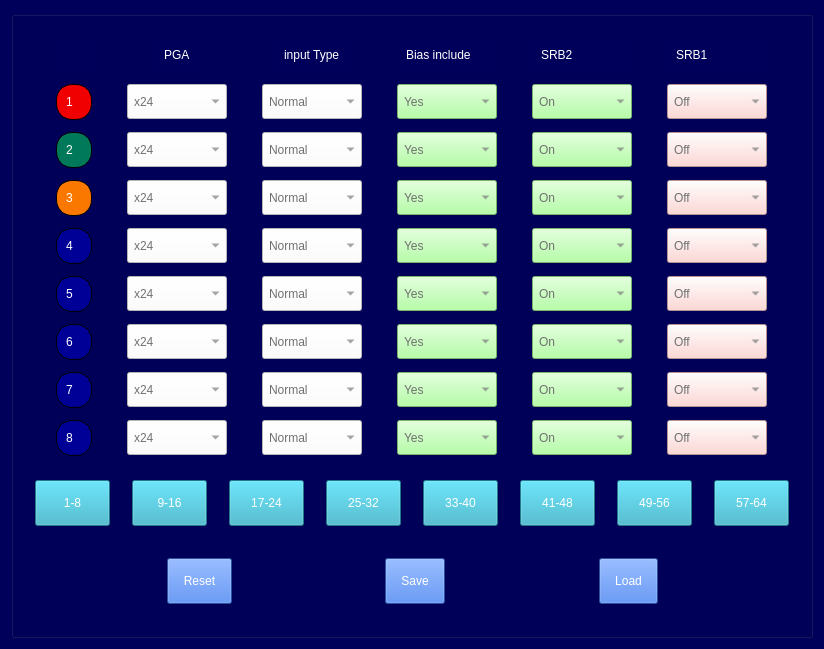
<?xml version="1.0" encoding="UTF-8"?>
<ui version="4.0">
 <class>headsetting</class>
 <widget class="QWidget" name="headsetting">
  <property name="geometry">
   <rect>
    <x>0</x>
    <y>0</y>
    <width>824</width>
    <height>649</height>
   </rect>
  </property>
  <property name="sizePolicy">
   <sizepolicy hsizetype="Fixed" vsizetype="Fixed">
    <horstretch>0</horstretch>
    <verstretch>0</verstretch>
   </sizepolicy>
  </property>
  <property name="maximumSize">
   <size>
    <width>16777215</width>
    <height>649</height>
   </size>
  </property>
  <property name="windowTitle">
   <string>Form</string>
  </property>
  <property name="styleSheet">
   <string notr="true">*{
	padding:6px;
	background-color:rgb(0,0,90);
	color:rgb(255,255,255);
}
QPushButton{
margin:8px;padding:15px;
}
QComboBox{

	color:rgb(112,112,112);
}

</string>
  </property>
  <layout class="QVBoxLayout" name="verticalLayout">
   <item>
    <widget class="QGroupBox" name="groupBox">
     <property name="sizePolicy">
      <sizepolicy hsizetype="MinimumExpanding" vsizetype="MinimumExpanding">
       <horstretch>0</horstretch>
       <verstretch>0</verstretch>
      </sizepolicy>
     </property>
     <property name="title">
      <string/>
     </property>
     <layout class="QVBoxLayout" name="verticalLayout_2">
      <item>
       <layout class="QGridLayout" name="gridLayout" rowminimumheight="35,35,35,35,35,35,35,35,35">
        <property name="verticalSpacing">
         <number>12</number>
        </property>
        <item row="1" column="5">
         <widget class="QComboBox" name="srb11">
          <property name="maximumSize">
           <size>
            <width>100</width>
            <height>35</height>
           </size>
          </property>
          <property name="styleSheet">
           <string notr="true">background-color:rgb(255, 205, 201)</string>
          </property>
          <item>
           <property name="text">
            <string>Off</string>
           </property>
          </item>
         </widget>
        </item>
        <item row="1" column="1">
         <widget class="QComboBox" name="pga1">
          <property name="sizePolicy">
           <sizepolicy hsizetype="Fixed" vsizetype="Fixed">
            <horstretch>0</horstretch>
            <verstretch>0</verstretch>
           </sizepolicy>
          </property>
          <property name="minimumSize">
           <size>
            <width>100</width>
            <height>35</height>
           </size>
          </property>
          <property name="styleSheet">
           <string notr="true">background-color: rgb(255, 255, 255);</string>
          </property>
          <item>
           <property name="text">
            <string>x24</string>
           </property>
          </item>
         </widget>
        </item>
        <item row="1" column="2">
         <widget class="QComboBox" name="input1">
          <property name="minimumSize">
           <size>
            <width>100</width>
            <height>35</height>
           </size>
          </property>
          <property name="maximumSize">
           <size>
            <width>100</width>
            <height>35</height>
           </size>
          </property>
          <property name="styleSheet">
           <string notr="true">background-color: rgb(255, 255, 255);</string>
          </property>
          <item>
           <property name="text">
            <string>Normal</string>
           </property>
          </item>
         </widget>
        </item>
        <item row="2" column="3">
         <widget class="QComboBox" name="bias2">
          <property name="maximumSize">
           <size>
            <width>100</width>
            <height>35</height>
           </size>
          </property>
          <property name="styleSheet">
           <string notr="true">background-color:rgb(159, 255, 142);</string>
          </property>
          <item>
           <property name="text">
            <string>Yes</string>
           </property>
          </item>
         </widget>
        </item>
        <item row="1" column="3">
         <widget class="QComboBox" name="bias1">
          <property name="maximumSize">
           <size>
            <width>100</width>
            <height>35</height>
           </size>
          </property>
          <property name="styleSheet">
           <string notr="true">background-color:rgb(159, 255, 142);</string>
          </property>
          <item>
           <property name="text">
            <string>Yes</string>
           </property>
          </item>
         </widget>
        </item>
        <item row="7" column="0" alignment="Qt::AlignHCenter">
         <widget class="QLabel" name="l7">
          <property name="minimumSize">
           <size>
            <width>36</width>
            <height>36</height>
           </size>
          </property>
          <property name="maximumSize">
           <size>
            <width>36</width>
            <height>36</height>
           </size>
          </property>
          <property name="styleSheet">
           <string notr="true">border:1px solid;
border-radius:16px;
background-color:rgb(0,0,150);</string>
          </property>
          <property name="text">
           <string>7</string>
          </property>
         </widget>
        </item>
        <item row="2" column="4">
         <widget class="QComboBox" name="srb22">
          <property name="maximumSize">
           <size>
            <width>100</width>
            <height>35</height>
           </size>
          </property>
          <property name="styleSheet">
           <string notr="true">background-color:rgb(159, 255, 142);</string>
          </property>
          <item>
           <property name="text">
            <string>On</string>
           </property>
          </item>
         </widget>
        </item>
        <item row="5" column="0" alignment="Qt::AlignHCenter">
         <widget class="QLabel" name="l5">
          <property name="minimumSize">
           <size>
            <width>36</width>
            <height>36</height>
           </size>
          </property>
          <property name="maximumSize">
           <size>
            <width>36</width>
            <height>36</height>
           </size>
          </property>
          <property name="styleSheet">
           <string notr="true">border:1px solid;
border-radius:16px;
background-color:rgb(0,0,150);</string>
          </property>
          <property name="text">
           <string>5</string>
          </property>
         </widget>
        </item>
        <item row="2" column="0" alignment="Qt::AlignHCenter">
         <widget class="QLabel" name="l2">
          <property name="minimumSize">
           <size>
            <width>36</width>
            <height>36</height>
           </size>
          </property>
          <property name="maximumSize">
           <size>
            <width>36</width>
            <height>36</height>
           </size>
          </property>
          <property name="styleSheet">
           <string notr="true">border:1px solid;
border-radius:16px;
background-color:rgb(0,120,90);</string>
          </property>
          <property name="text">
           <string>2</string>
          </property>
         </widget>
        </item>
        <item row="0" column="1" alignment="Qt::AlignHCenter">
         <widget class="QLabel" name="label">
          <property name="text">
           <string>PGA</string>
          </property>
         </widget>
        </item>
        <item row="2" column="5">
         <widget class="QComboBox" name="srb12">
          <property name="maximumSize">
           <size>
            <width>100</width>
            <height>35</height>
           </size>
          </property>
          <property name="styleSheet">
           <string notr="true">background-color:rgb(255, 205, 201)</string>
          </property>
          <item>
           <property name="text">
            <string>Off</string>
           </property>
          </item>
         </widget>
        </item>
        <item row="1" column="0" alignment="Qt::AlignHCenter">
         <widget class="QLabel" name="l1">
          <property name="minimumSize">
           <size>
            <width>36</width>
            <height>36</height>
           </size>
          </property>
          <property name="maximumSize">
           <size>
            <width>36</width>
            <height>36</height>
           </size>
          </property>
          <property name="styleSheet">
           <string notr="true">border:1px solid;
border-radius:16px;
background-color:rgb(240,0,0);</string>
          </property>
          <property name="text">
           <string>1</string>
          </property>
         </widget>
        </item>
        <item row="0" column="2" alignment="Qt::AlignHCenter">
         <widget class="QLabel" name="label_3">
          <property name="text">
           <string>input Type</string>
          </property>
         </widget>
        </item>
        <item row="6" column="0" alignment="Qt::AlignHCenter">
         <widget class="QLabel" name="l6">
          <property name="minimumSize">
           <size>
            <width>36</width>
            <height>36</height>
           </size>
          </property>
          <property name="maximumSize">
           <size>
            <width>36</width>
            <height>36</height>
           </size>
          </property>
          <property name="styleSheet">
           <string notr="true">border:1px solid;
border-radius:16px;
background-color:rgb(0,0,150);</string>
          </property>
          <property name="text">
           <string>6</string>
          </property>
         </widget>
        </item>
        <item row="4" column="0" alignment="Qt::AlignHCenter">
         <widget class="QLabel" name="l4">
          <property name="minimumSize">
           <size>
            <width>36</width>
            <height>36</height>
           </size>
          </property>
          <property name="maximumSize">
           <size>
            <width>36</width>
            <height>36</height>
           </size>
          </property>
          <property name="styleSheet">
           <string notr="true">border:1px solid;
border-radius:16px;
background-color:rgb(0,0,150);</string>
          </property>
          <property name="text">
           <string>4</string>
          </property>
         </widget>
        </item>
        <item row="2" column="2">
         <widget class="QComboBox" name="input2">
          <property name="minimumSize">
           <size>
            <width>100</width>
            <height>35</height>
           </size>
          </property>
          <property name="maximumSize">
           <size>
            <width>100</width>
            <height>35</height>
           </size>
          </property>
          <property name="styleSheet">
           <string notr="true">background-color: rgb(255, 255, 255);</string>
          </property>
          <item>
           <property name="text">
            <string>Normal</string>
           </property>
          </item>
         </widget>
        </item>
        <item row="2" column="1">
         <widget class="QComboBox" name="pga2">
          <property name="minimumSize">
           <size>
            <width>100</width>
            <height>35</height>
           </size>
          </property>
          <property name="styleSheet">
           <string notr="true">background-color: rgb(255, 255, 255);</string>
          </property>
          <item>
           <property name="text">
            <string>x24</string>
           </property>
          </item>
         </widget>
        </item>
        <item row="3" column="0" alignment="Qt::AlignHCenter">
         <widget class="QLabel" name="l3">
          <property name="minimumSize">
           <size>
            <width>36</width>
            <height>36</height>
           </size>
          </property>
          <property name="maximumSize">
           <size>
            <width>36</width>
            <height>36</height>
           </size>
          </property>
          <property name="styleSheet">
           <string notr="true">border:1px solid;
border-radius:16px;
background-color:rgb(250,120,0);</string>
          </property>
          <property name="text">
           <string>3</string>
          </property>
         </widget>
        </item>
        <item row="1" column="4">
         <widget class="QComboBox" name="srb21">
          <property name="maximumSize">
           <size>
            <width>100</width>
            <height>35</height>
           </size>
          </property>
          <property name="styleSheet">
           <string notr="true">background-color:rgb(159, 255, 142);</string>
          </property>
          <item>
           <property name="text">
            <string>On</string>
           </property>
          </item>
         </widget>
        </item>
        <item row="8" column="0" alignment="Qt::AlignHCenter">
         <widget class="QLabel" name="l8">
          <property name="minimumSize">
           <size>
            <width>36</width>
            <height>36</height>
           </size>
          </property>
          <property name="maximumSize">
           <size>
            <width>36</width>
            <height>36</height>
           </size>
          </property>
          <property name="styleSheet">
           <string notr="true">border:1px solid;
border-radius:16px;
background-color:rgb(0,0,150);</string>
          </property>
          <property name="text">
           <string>8</string>
          </property>
         </widget>
        </item>
        <item row="3" column="1">
         <widget class="QComboBox" name="pga3">
          <property name="minimumSize">
           <size>
            <width>100</width>
            <height>35</height>
           </size>
          </property>
          <property name="styleSheet">
           <string notr="true">background-color: rgb(255, 255, 255);</string>
          </property>
          <item>
           <property name="text">
            <string>x24</string>
           </property>
          </item>
         </widget>
        </item>
        <item row="4" column="1">
         <widget class="QComboBox" name="pga4">
          <property name="minimumSize">
           <size>
            <width>100</width>
            <height>35</height>
           </size>
          </property>
          <property name="styleSheet">
           <string notr="true">background-color: rgb(255, 255, 255);</string>
          </property>
          <item>
           <property name="text">
            <string>x24</string>
           </property>
          </item>
         </widget>
        </item>
        <item row="5" column="1">
         <widget class="QComboBox" name="pga5">
          <property name="minimumSize">
           <size>
            <width>100</width>
            <height>35</height>
           </size>
          </property>
          <property name="styleSheet">
           <string notr="true">background-color: rgb(255, 255, 255);</string>
          </property>
          <item>
           <property name="text">
            <string>x24</string>
           </property>
          </item>
         </widget>
        </item>
        <item row="6" column="1">
         <widget class="QComboBox" name="pga6">
          <property name="minimumSize">
           <size>
            <width>100</width>
            <height>35</height>
           </size>
          </property>
          <property name="styleSheet">
           <string notr="true">background-color: rgb(255, 255, 255);</string>
          </property>
          <item>
           <property name="text">
            <string>x24</string>
           </property>
          </item>
         </widget>
        </item>
        <item row="7" column="1">
         <widget class="QComboBox" name="pga7">
          <property name="minimumSize">
           <size>
            <width>100</width>
            <height>35</height>
           </size>
          </property>
          <property name="styleSheet">
           <string notr="true">background-color: rgb(255, 255, 255);</string>
          </property>
          <item>
           <property name="text">
            <string>x24</string>
           </property>
          </item>
         </widget>
        </item>
        <item row="8" column="1">
         <widget class="QComboBox" name="pga8">
          <property name="minimumSize">
           <size>
            <width>100</width>
            <height>35</height>
           </size>
          </property>
          <property name="styleSheet">
           <string notr="true">background-color: rgb(255, 255, 255);</string>
          </property>
          <item>
           <property name="text">
            <string>x24</string>
           </property>
          </item>
         </widget>
        </item>
        <item row="3" column="2">
         <widget class="QComboBox" name="input3">
          <property name="minimumSize">
           <size>
            <width>100</width>
            <height>35</height>
           </size>
          </property>
          <property name="maximumSize">
           <size>
            <width>100</width>
            <height>35</height>
           </size>
          </property>
          <property name="styleSheet">
           <string notr="true">background-color: rgb(255, 255, 255);</string>
          </property>
          <item>
           <property name="text">
            <string>Normal</string>
           </property>
          </item>
         </widget>
        </item>
        <item row="4" column="2">
         <widget class="QComboBox" name="input4">
          <property name="minimumSize">
           <size>
            <width>100</width>
            <height>35</height>
           </size>
          </property>
          <property name="maximumSize">
           <size>
            <width>100</width>
            <height>35</height>
           </size>
          </property>
          <property name="styleSheet">
           <string notr="true">background-color: rgb(255, 255, 255);</string>
          </property>
          <item>
           <property name="text">
            <string>Normal</string>
           </property>
          </item>
         </widget>
        </item>
        <item row="5" column="2">
         <widget class="QComboBox" name="input5">
          <property name="minimumSize">
           <size>
            <width>100</width>
            <height>35</height>
           </size>
          </property>
          <property name="maximumSize">
           <size>
            <width>100</width>
            <height>35</height>
           </size>
          </property>
          <property name="styleSheet">
           <string notr="true">background-color: rgb(255, 255, 255);</string>
          </property>
          <item>
           <property name="text">
            <string>Normal</string>
           </property>
          </item>
         </widget>
        </item>
        <item row="3" column="3">
         <widget class="QComboBox" name="bias3">
          <property name="maximumSize">
           <size>
            <width>100</width>
            <height>35</height>
           </size>
          </property>
          <property name="styleSheet">
           <string notr="true">background-color:rgb(159, 255, 142);</string>
          </property>
          <item>
           <property name="text">
            <string>Yes</string>
           </property>
          </item>
         </widget>
        </item>
        <item row="3" column="4">
         <widget class="QComboBox" name="srb23">
          <property name="maximumSize">
           <size>
            <width>100</width>
            <height>35</height>
           </size>
          </property>
          <property name="styleSheet">
           <string notr="true">background-color:rgb(159, 255, 142);</string>
          </property>
          <item>
           <property name="text">
            <string>On</string>
           </property>
          </item>
         </widget>
        </item>
        <item row="3" column="5">
         <widget class="QComboBox" name="srb13">
          <property name="maximumSize">
           <size>
            <width>100</width>
            <height>35</height>
           </size>
          </property>
          <property name="styleSheet">
           <string notr="true">background-color:rgb(255, 205, 201)</string>
          </property>
          <item>
           <property name="text">
            <string>Off</string>
           </property>
          </item>
         </widget>
        </item>
        <item row="4" column="3">
         <widget class="QComboBox" name="bias4">
          <property name="maximumSize">
           <size>
            <width>100</width>
            <height>35</height>
           </size>
          </property>
          <property name="styleSheet">
           <string notr="true">background-color:rgb(159, 255, 142);</string>
          </property>
          <item>
           <property name="text">
            <string>Yes</string>
           </property>
          </item>
         </widget>
        </item>
        <item row="4" column="4">
         <widget class="QComboBox" name="srb24">
          <property name="maximumSize">
           <size>
            <width>100</width>
            <height>35</height>
           </size>
          </property>
          <property name="styleSheet">
           <string notr="true">background-color:rgb(159, 255, 142);</string>
          </property>
          <item>
           <property name="text">
            <string>On</string>
           </property>
          </item>
         </widget>
        </item>
        <item row="4" column="5">
         <widget class="QComboBox" name="srb14">
          <property name="maximumSize">
           <size>
            <width>100</width>
            <height>35</height>
           </size>
          </property>
          <property name="styleSheet">
           <string notr="true">background-color:rgb(255, 205, 201)</string>
          </property>
          <item>
           <property name="text">
            <string>Off</string>
           </property>
          </item>
         </widget>
        </item>
        <item row="5" column="3">
         <widget class="QComboBox" name="bias5">
          <property name="maximumSize">
           <size>
            <width>100</width>
            <height>35</height>
           </size>
          </property>
          <property name="styleSheet">
           <string notr="true">background-color:rgb(159, 255, 142);</string>
          </property>
          <item>
           <property name="text">
            <string>Yes</string>
           </property>
          </item>
         </widget>
        </item>
        <item row="5" column="4">
         <widget class="QComboBox" name="srb25">
          <property name="maximumSize">
           <size>
            <width>100</width>
            <height>35</height>
           </size>
          </property>
          <property name="styleSheet">
           <string notr="true">background-color:rgb(159, 255, 142);</string>
          </property>
          <item>
           <property name="text">
            <string>On</string>
           </property>
          </item>
         </widget>
        </item>
        <item row="5" column="5">
         <widget class="QComboBox" name="srb15">
          <property name="maximumSize">
           <size>
            <width>100</width>
            <height>35</height>
           </size>
          </property>
          <property name="styleSheet">
           <string notr="true">background-color:rgb(255, 205, 201)</string>
          </property>
          <item>
           <property name="text">
            <string>Off</string>
           </property>
          </item>
         </widget>
        </item>
        <item row="6" column="2">
         <widget class="QComboBox" name="input6">
          <property name="minimumSize">
           <size>
            <width>100</width>
            <height>35</height>
           </size>
          </property>
          <property name="maximumSize">
           <size>
            <width>100</width>
            <height>35</height>
           </size>
          </property>
          <property name="styleSheet">
           <string notr="true">background-color: rgb(255, 255, 255);</string>
          </property>
          <item>
           <property name="text">
            <string>Normal</string>
           </property>
          </item>
         </widget>
        </item>
        <item row="7" column="2">
         <widget class="QComboBox" name="input7">
          <property name="minimumSize">
           <size>
            <width>100</width>
            <height>35</height>
           </size>
          </property>
          <property name="maximumSize">
           <size>
            <width>100</width>
            <height>35</height>
           </size>
          </property>
          <property name="styleSheet">
           <string notr="true">background-color: rgb(255, 255, 255);</string>
          </property>
          <item>
           <property name="text">
            <string>Normal</string>
           </property>
          </item>
         </widget>
        </item>
        <item row="6" column="3">
         <widget class="QComboBox" name="bias6">
          <property name="maximumSize">
           <size>
            <width>100</width>
            <height>35</height>
           </size>
          </property>
          <property name="styleSheet">
           <string notr="true">background-color:rgb(159, 255, 142);</string>
          </property>
          <item>
           <property name="text">
            <string>Yes</string>
           </property>
          </item>
         </widget>
        </item>
        <item row="6" column="4">
         <widget class="QComboBox" name="srb26">
          <property name="maximumSize">
           <size>
            <width>100</width>
            <height>35</height>
           </size>
          </property>
          <property name="styleSheet">
           <string notr="true">background-color:rgb(159, 255, 142);</string>
          </property>
          <item>
           <property name="text">
            <string>On</string>
           </property>
          </item>
         </widget>
        </item>
        <item row="6" column="5">
         <widget class="QComboBox" name="srb16">
          <property name="maximumSize">
           <size>
            <width>100</width>
            <height>35</height>
           </size>
          </property>
          <property name="styleSheet">
           <string notr="true">background-color:rgb(255, 205, 201)</string>
          </property>
          <item>
           <property name="text">
            <string>Off</string>
           </property>
          </item>
         </widget>
        </item>
        <item row="8" column="2">
         <widget class="QComboBox" name="input8">
          <property name="minimumSize">
           <size>
            <width>100</width>
            <height>35</height>
           </size>
          </property>
          <property name="maximumSize">
           <size>
            <width>100</width>
            <height>35</height>
           </size>
          </property>
          <property name="styleSheet">
           <string notr="true">background-color: rgb(255, 255, 255);</string>
          </property>
          <item>
           <property name="text">
            <string>Normal</string>
           </property>
          </item>
         </widget>
        </item>
        <item row="7" column="3">
         <widget class="QComboBox" name="bias7">
          <property name="maximumSize">
           <size>
            <width>100</width>
            <height>35</height>
           </size>
          </property>
          <property name="styleSheet">
           <string notr="true">background-color:rgb(159, 255, 142);</string>
          </property>
          <item>
           <property name="text">
            <string>Yes</string>
           </property>
          </item>
         </widget>
        </item>
        <item row="8" column="3">
         <widget class="QComboBox" name="bias8">
          <property name="maximumSize">
           <size>
            <width>100</width>
            <height>35</height>
           </size>
          </property>
          <property name="styleSheet">
           <string notr="true">background-color:rgb(159, 255, 142);</string>
          </property>
          <item>
           <property name="text">
            <string>Yes</string>
           </property>
          </item>
         </widget>
        </item>
        <item row="7" column="4">
         <widget class="QComboBox" name="srb27">
          <property name="maximumSize">
           <size>
            <width>100</width>
            <height>35</height>
           </size>
          </property>
          <property name="styleSheet">
           <string notr="true">background-color:rgb(159, 255, 142);</string>
          </property>
          <item>
           <property name="text">
            <string>On</string>
           </property>
          </item>
         </widget>
        </item>
        <item row="7" column="5">
         <widget class="QComboBox" name="srb17">
          <property name="maximumSize">
           <size>
            <width>100</width>
            <height>35</height>
           </size>
          </property>
          <property name="styleSheet">
           <string notr="true">background-color:rgb(255, 205, 201)</string>
          </property>
          <item>
           <property name="text">
            <string>Off</string>
           </property>
          </item>
         </widget>
        </item>
        <item row="8" column="4">
         <widget class="QComboBox" name="srb28">
          <property name="maximumSize">
           <size>
            <width>100</width>
            <height>35</height>
           </size>
          </property>
          <property name="styleSheet">
           <string notr="true">background-color:rgb(159, 255, 142);</string>
          </property>
          <item>
           <property name="text">
            <string>On</string>
           </property>
          </item>
         </widget>
        </item>
        <item row="8" column="5">
         <widget class="QComboBox" name="srb18">
          <property name="maximumSize">
           <size>
            <width>100</width>
            <height>35</height>
           </size>
          </property>
          <property name="styleSheet">
           <string notr="true">background-color:rgb(255, 205, 201)</string>
          </property>
          <item>
           <property name="text">
            <string>Off</string>
           </property>
          </item>
         </widget>
        </item>
        <item row="0" column="0">
         <widget class="QLabel" name="label_2">
          <property name="maximumSize">
           <size>
            <width>36</width>
            <height>36</height>
           </size>
          </property>
          <property name="text">
           <string/>
          </property>
         </widget>
        </item>
        <item row="0" column="5">
         <widget class="QLabel" name="label_6">
          <property name="text">
           <string>SRB1</string>
          </property>
         </widget>
        </item>
        <item row="0" column="4">
         <widget class="QLabel" name="label_5">
          <property name="text">
           <string>SRB2</string>
          </property>
         </widget>
        </item>
        <item row="0" column="3">
         <widget class="QLabel" name="label_4">
          <property name="text">
           <string>Bias include</string>
          </property>
         </widget>
        </item>
       </layout>
      </item>
      <item>
       <layout class="QHBoxLayout" name="horizontalLayout_2">
        <item>
         <widget class="QPushButton" name="b1t8">
          <property name="styleSheet">
           <string notr="true">background-color: rgb(48, 171, 195);</string>
          </property>
          <property name="text">
           <string>1-8</string>
          </property>
         </widget>
        </item>
        <item>
         <widget class="QPushButton" name="b9t16">
          <property name="styleSheet">
           <string notr="true">background-color: rgb(48, 171, 195);</string>
          </property>
          <property name="text">
           <string>9-16</string>
          </property>
         </widget>
        </item>
        <item>
         <widget class="QPushButton" name="b17t24">
          <property name="styleSheet">
           <string notr="true">background-color: rgb(48, 171, 195);</string>
          </property>
          <property name="text">
           <string>17-24</string>
          </property>
         </widget>
        </item>
        <item>
         <widget class="QPushButton" name="b25t32">
          <property name="styleSheet">
           <string notr="true">background-color: rgb(48, 171, 195);</string>
          </property>
          <property name="text">
           <string>25-32</string>
          </property>
         </widget>
        </item>
        <item>
         <widget class="QPushButton" name="b33t40">
          <property name="styleSheet">
           <string notr="true">background-color: rgb(48, 171, 195);</string>
          </property>
          <property name="text">
           <string>33-40</string>
          </property>
         </widget>
        </item>
        <item>
         <widget class="QPushButton" name="b41t48">
          <property name="styleSheet">
           <string notr="true">background-color: rgb(48, 171, 195);</string>
          </property>
          <property name="text">
           <string>41-48</string>
          </property>
         </widget>
        </item>
        <item>
         <widget class="QPushButton" name="b49t56">
          <property name="styleSheet">
           <string notr="true">background-color: rgb(48, 171, 195);</string>
          </property>
          <property name="text">
           <string>49-56</string>
          </property>
         </widget>
        </item>
        <item>
         <widget class="QPushButton" name="b57t64">
          <property name="styleSheet">
           <string notr="true">background-color: rgb(48, 171, 195);</string>
          </property>
          <property name="text">
           <string>57-64</string>
          </property>
         </widget>
        </item>
       </layout>
      </item>
      <item>
       <layout class="QHBoxLayout" name="horizontalLayout">
        <item>
         <spacer name="horizontalSpacer">
          <property name="orientation">
           <enum>Qt::Horizontal</enum>
          </property>
          <property name="sizeHint" stdset="0">
           <size>
            <width>40</width>
            <height>20</height>
           </size>
          </property>
         </spacer>
        </item>
        <item>
         <widget class="QPushButton" name="reset">
          <property name="styleSheet">
           <string notr="true">background-color: rgb(57, 114, 224);</string>
          </property>
          <property name="text">
           <string>Reset</string>
          </property>
         </widget>
        </item>
        <item>
         <spacer name="horizontalSpacer_3">
          <property name="orientation">
           <enum>Qt::Horizontal</enum>
          </property>
          <property name="sizeHint" stdset="0">
           <size>
            <width>40</width>
            <height>20</height>
           </size>
          </property>
         </spacer>
        </item>
        <item>
         <widget class="QPushButton" name="save">
          <property name="styleSheet">
           <string notr="true">background-color: rgb(57, 114, 224);</string>
          </property>
          <property name="text">
           <string>Save</string>
          </property>
         </widget>
        </item>
        <item>
         <spacer name="horizontalSpacer_4">
          <property name="orientation">
           <enum>Qt::Horizontal</enum>
          </property>
          <property name="sizeHint" stdset="0">
           <size>
            <width>40</width>
            <height>20</height>
           </size>
          </property>
         </spacer>
        </item>
        <item>
         <widget class="QPushButton" name="load">
          <property name="styleSheet">
           <string notr="true">background-color: rgb(57, 114, 224);</string>
          </property>
          <property name="text">
           <string>Load</string>
          </property>
         </widget>
        </item>
        <item>
         <spacer name="horizontalSpacer_2">
          <property name="orientation">
           <enum>Qt::Horizontal</enum>
          </property>
          <property name="sizeHint" stdset="0">
           <size>
            <width>40</width>
            <height>20</height>
           </size>
          </property>
         </spacer>
        </item>
       </layout>
      </item>
     </layout>
    </widget>
   </item>
  </layout>
 </widget>
 <resources/>
 <connections/>
</ui>
